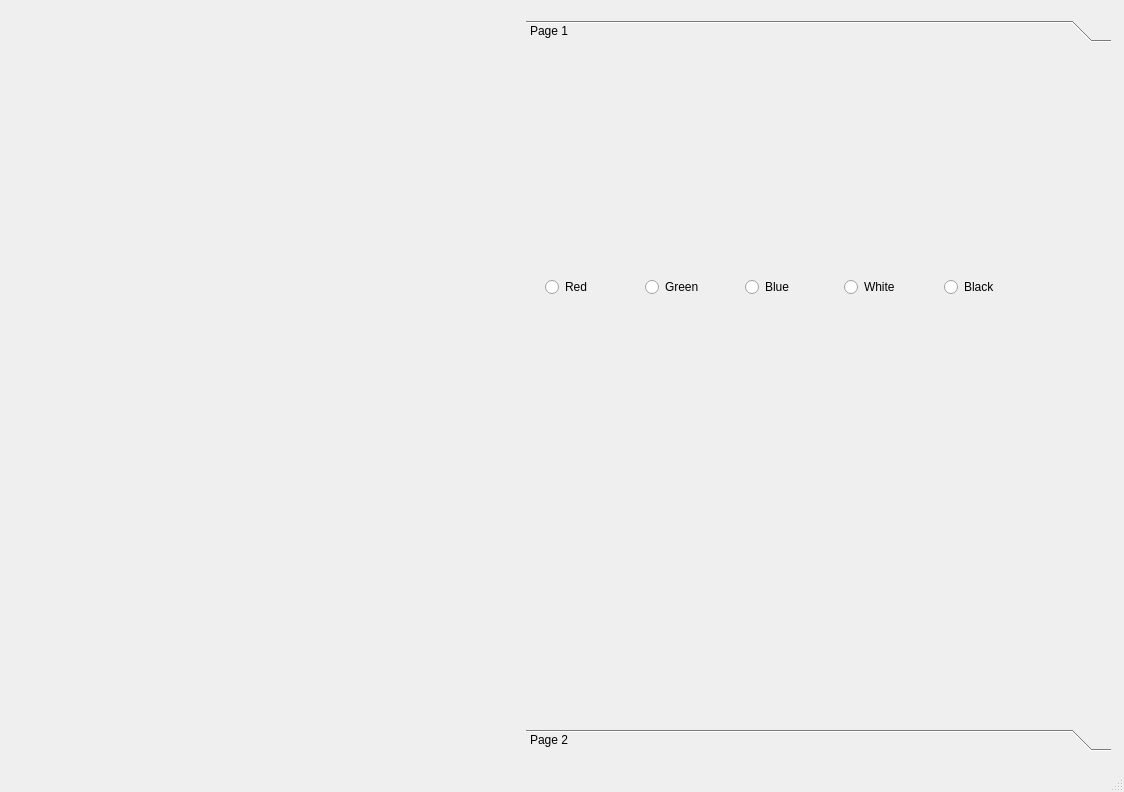
<?xml version="1.0" encoding="UTF-8"?>
<ui version="4.0">
 <class>MainWindow</class>
 <widget class="QMainWindow" name="MainWindow">
  <property name="geometry">
   <rect>
    <x>0</x>
    <y>0</y>
    <width>1124</width>
    <height>792</height>
   </rect>
  </property>
  <property name="windowTitle">
   <string>MainWindow</string>
  </property>
  <widget class="QWidget" name="centralwidget">
   <widget class="QWidget" name="horizontalLayoutWidget">
    <property name="geometry">
     <rect>
      <x>20</x>
      <y>20</y>
      <width>1091</width>
      <height>731</height>
     </rect>
    </property>
    <layout class="QHBoxLayout" name="horizontalLayout">
     <item>
      <widget class="QWidget" name="widget" native="true">
       <property name="minimumSize">
        <size>
         <width>500</width>
         <height>0</height>
        </size>
       </property>
      </widget>
     </item>
     <item>
      <widget class="QToolBox" name="toolBox">
       <property name="currentIndex">
        <number>0</number>
       </property>
       <widget class="QWidget" name="page">
        <property name="geometry">
         <rect>
          <x>0</x>
          <y>0</y>
          <width>583</width>
          <height>673</height>
         </rect>
        </property>
        <attribute name="label">
         <string>Page 1</string>
        </attribute>
        <widget class="QWidget" name="verticalLayoutWidget">
         <property name="geometry">
          <rect>
           <x>19</x>
           <y>29</y>
           <width>493</width>
           <height>421</height>
          </rect>
         </property>
         <layout class="QVBoxLayout" name="verticalLayout">
          <item>
           <layout class="QHBoxLayout" name="horizontalLayout_4">
            <item>
             <widget class="QRadioButton" name="radioButton_2">
              <property name="text">
               <string>Red</string>
              </property>
             </widget>
            </item>
            <item>
             <widget class="QRadioButton" name="radioButton">
              <property name="text">
               <string>Green</string>
              </property>
             </widget>
            </item>
            <item>
             <widget class="QRadioButton" name="radioButton_4">
              <property name="text">
               <string>Blue</string>
              </property>
             </widget>
            </item>
            <item>
             <widget class="QRadioButton" name="radioButton_5">
              <property name="text">
               <string>White</string>
              </property>
             </widget>
            </item>
            <item>
             <widget class="QRadioButton" name="radioButton_3">
              <property name="text">
               <string>Black</string>
              </property>
             </widget>
            </item>
           </layout>
          </item>
         </layout>
        </widget>
       </widget>
       <widget class="QWidget" name="page_2">
        <property name="geometry">
         <rect>
          <x>0</x>
          <y>0</y>
          <width>583</width>
          <height>673</height>
         </rect>
        </property>
        <attribute name="label">
         <string>Page 2</string>
        </attribute>
       </widget>
      </widget>
     </item>
    </layout>
   </widget>
  </widget>
  <widget class="QMenuBar" name="menubar">
   <property name="geometry">
    <rect>
     <x>0</x>
     <y>0</y>
     <width>1124</width>
     <height>19</height>
    </rect>
   </property>
  </widget>
  <widget class="QStatusBar" name="statusbar"/>
 </widget>
 <resources/>
 <connections/>
</ui>
